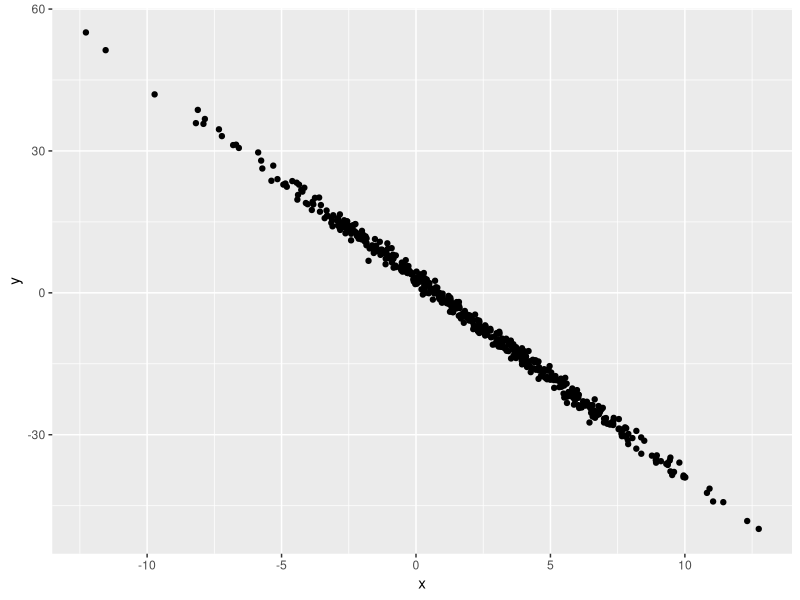

This figure's R source:
## ---- chunk 1
samp = rnorm(100)
length(samp)
## ---- chunk 2
library(tidyverse)

plot_df = tibble(
  x = rnorm(500, mean = 2, sd = 4),
  y = 3 - 4.2 * x + rnorm(500)
)

ggplot(plot_df, aes(x = x, y = y)) + geom_point()
